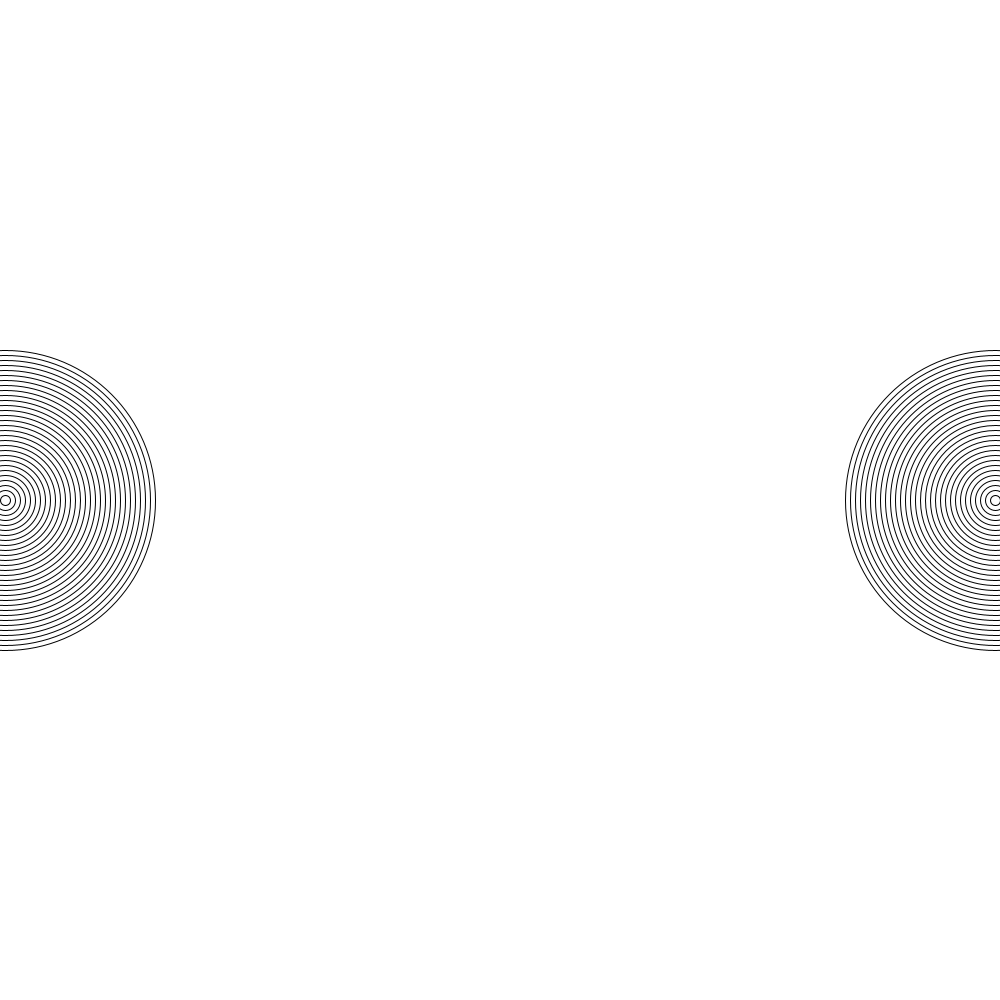
Frame 1 (no input)
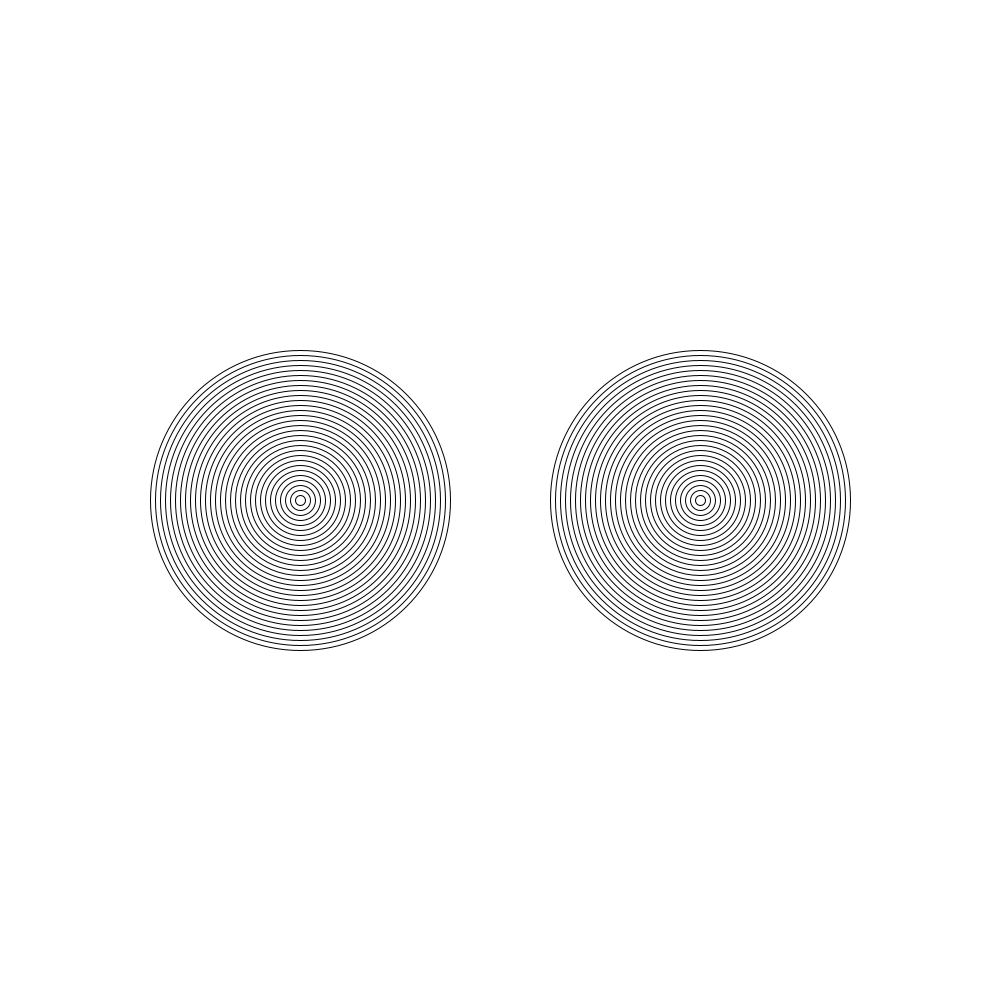
Frame 60 (the mouse pressed at the canvas centre just before this capture)
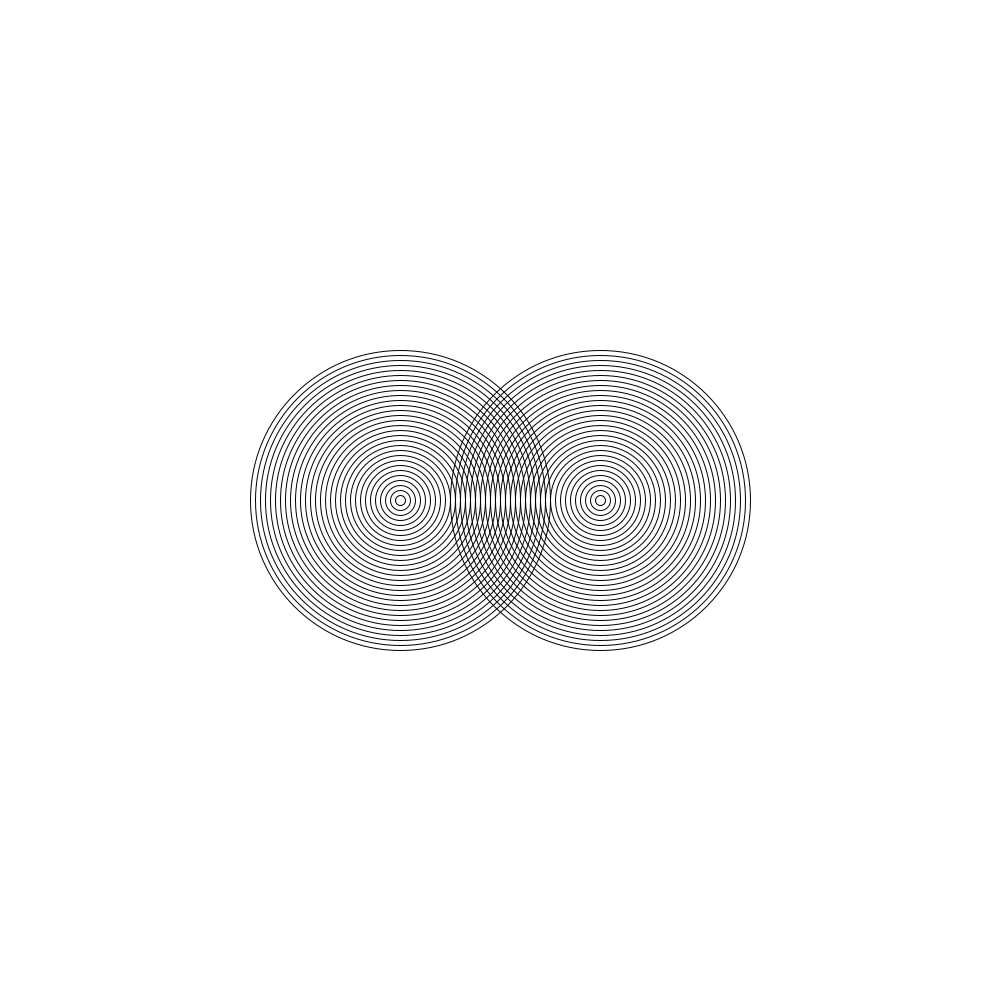
Frame 120 (the mouse held since frame 60 and released just before this capture)

The Processing sketch that drew these frames (run headless with seeded random() and noise(); from frame 60 on, the mouse is pressed at the canvas centre):

// Processing sketch: amazingrings
// ── amazingrings.pde
int x = 0;
void setup(){ 
  size(1000,1000);
noFill();
}
void draw(){
background(255);
x+=5;
  int w = 300;
  int h = 300;
  for(int i=30; i>0; i--){
    ellipse(x,500,w,h);
    w = w-10;
    h = h-10;
  }
   int w2 = 300;
   int h2 = 300;
  for(int i=30; i>0; i--){
    ellipse(1000-x,500,w2,h2);
    w2 = w2-10;
    h2 = h2-10;
  }
  if(w==1000||w==0||w2==1000||w2==0){
    
  }
}
